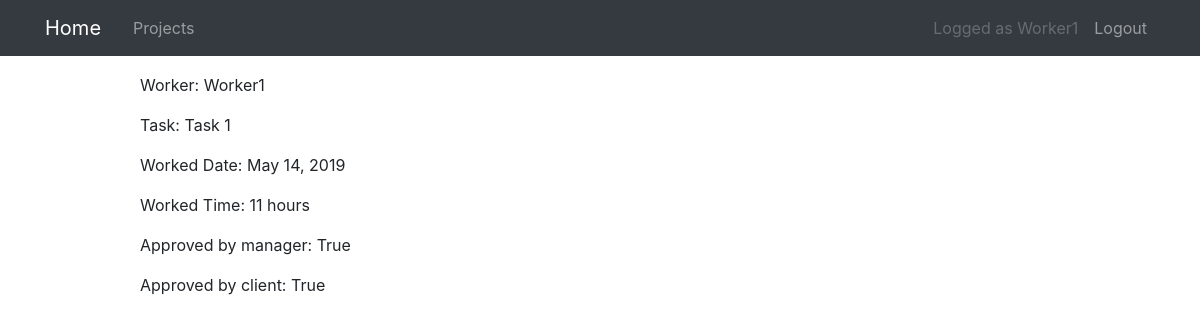
/datepoint/5/ (signed in), run on the app's committed database.
### projects/models.py (models this page shows, shortened)
class DatePoint(models.Model):
    task = models.ForeignKey(Task, on_delete=models.CASCADE)
    worker = models.ForeignKey(User, on_delete=models.CASCADE)
    title = models.CharField(max_length=100)
    description = models.CharField(max_length=100, blank=True)
    url = models.URLField(blank=True)
    worked_time = models.PositiveIntegerField()
    worked_date = models.DateField()
    date_created = models.DateTimeField(auto_now=True)
    approved_manager = models.BooleanField(default=False)
    approved_client = models.BooleanField(default=False)

class Task(models.Model):
    title = models.CharField(max_length=100)
    project = models.ForeignKey(Project, on_delete=models.CASCADE)

### projects/views.py (the view)
class DatePointDetailView(
    PermissionRequiredMixin, UserCanViewDatePointDetail, DetailView
):
    model = DatePoint
    pk_url_kwarg = "datepoint_pk"
    permission_required = "projects.view_datepoint"

### projects/mixins.py (called while the page is built)
    def check_user(self, user, project_pk):
        if user.groups.count() > 0:
            if user.groups.all()[0].name == "Worker":
                queryset = Project.objects.filter(id=project_pk, worker=user)
                if queryset.count() > 0:
                    return True
            elif user.groups.all()[0].name == "Manager":
                queryset = Project.objects.filter(id=project_pk, manager=user)
                if queryset.count() > 0:
                    return True
            elif user.groups.all()[0].name == "Client":
                queryset = Project.objects.filter(id=project_pk, client=user)
                if queryset.count() > 0:
                    return True
        else:
            return False

    def test_func(self):
        datepoint_pk = self.kwargs["datepoint_pk"]
        project_pk = DatePoint.objects.filter(id=datepoint_pk)[
            0
        ].task.project.id
        user = self.request.user
        return super().check_user(user, project_pk)

### projects/templates/projects/datepoint_detail.html (shortened to what this page needs)
{% extends "projects/base.html" %}
{% block content %}
<p>Worker: {{ object.worker }} </p>
<p>Task: {{ object.task.title }} </p>
<p>Worked Date: {{ object.worked_date }} </p>
<p>Worked Time: {{ object.worked_time }} hours</p>
<p id="approved_manager">Approved by manager: {{ object.approved_manager }}</p>
<p id="approved_client">Approved by client: {{ object.approved_client }}</p>
{% endblock content %}

### projects/templates/projects/base.html (shortened to what this page needs)
{% load static %}
<!DOCTYPE html>
<html>
<head>
  <link rel="stylesheet" href="https://maxcdn.bootstrapcdn.com/bootstrap/4.0.0/css/bootstrap.min.css"
>
  <link rel="stylesheet" type="text/css" href="{% static 'projects/main.css' %}">
</head>
<body>
  <header>
    <nav class="navbar navbar-expand-md navbar-dark bg-dark">
      <div class="container">
        <a class="navbar-brand mr-4" href="{% url 'project-home' %}">Home</a>
        <div class="collapse navbar-collapse" id="navbarToggle">
          <div class="navbar-nav mr-auto">
            {% if user.is_authenticated %}
            {% if perms.projects.view_project %}
            {% if not request.user.is_staff %}
            <a class="nav-item nav-link" href="{% url 'project-list' %}">Projects</a>
            {% endif %}
            {% endif %}
            {% endif %}
          </div>
          <div class="navbar-nav">
            {% if user.is_authenticated %}
            <a class="nav-link disabled" href="#">Logged as {{ user.username }}</a>
            <a class="nav-item nav-link" href="{% url 'logout' %}">Logout</a>
            {% else %}
            <a class="nav-item nav-link" href="{% url 'login' %}">Login</a>
            {% endif %}
          </div>
        </div>
      </div>
    </nav>
  </header>
  <main class="container">
    <div class="row">
      <div class="col-1">
      </div>
      <div class="col-10">
        {% block content %}{% endblock %}
      </div>
      <div class="col-1"></div>
    </div>
  </main>
</body>
</html>

### projects/static/projects/main.css (style rules this page uses)
.navbar { margin-bottom: 2ex; }

### data on the page
DatePoint: worker "Worker1", task "Task 1", worked_date "May 14, 2019", worked_time "11", approved_manager "True", approved_client "True"

### other printed values
{{ user.username }} "Worker1"
